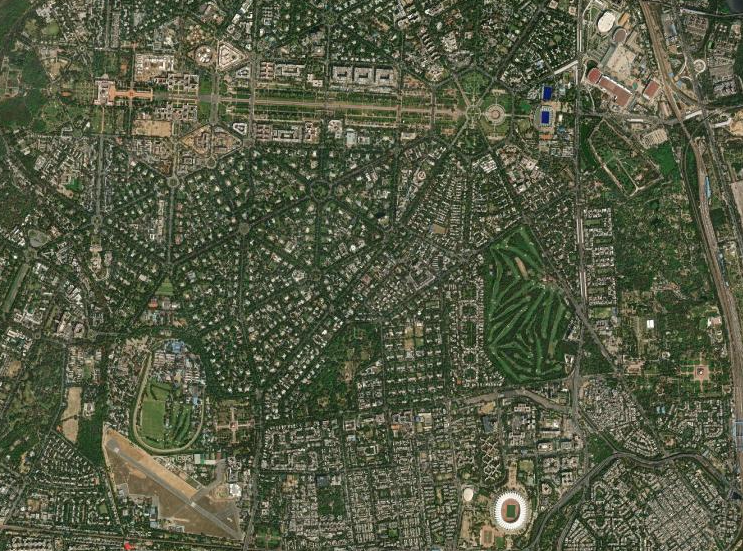
#> input picture opencv/img segment/image.png, 743 x 551 px
$ jupyter execute main.ipynb
#> lines starting #> are read from the running program, lines starting #| are printed output that depends on the picture
[cell 1]
import cv2
import numpy as np
import matplotlib.pyplot as plt

**Loading and Preprocessing:**
  - **Loading the Image:** We read the image using `cv2.imread()` and convert it to RGB.
  - **Resizing:** Resizing helps in reducing computational load. Adjust `scale_percent` as needed.

[cell 2]
image = cv2.imread('image.png')
#> image is the input picture: shape (551, 743, 3); mean B, G, R 67.9, 90.6, 85.4
# Convert from BGR (OpenCV default) to RGB
image = cv2.cvtColor(image, cv2.COLOR_BGR2RGB)

[cell 3]
# Optionally resize the image to make processing faster
scale_percent = 100  # Adjust scale percentage as needed
width = int(image.shape[1] * scale_percent / 100)
#> width = 743
height = int(image.shape[0] * scale_percent / 100)
#> height = 551
resized_image = cv2.resize(image, (width, height), interpolation=cv2.INTER_AREA)

**Preparing Data for K-means:**
  - The image is reshaped into a 2D array where each row is a pixel and each column is a color channel.
  - Convert pixel values to `float32` as required by OpenCV's K-means function.

[cell 4]
# Reshape the image to a 2D array of pixels and 3 color values (RGB)
pixel_values = resized_image.reshape((-1, 3))
# Convert to float type
pixel_values = np.float32(pixel_values)

**Applying K-means Clustering:**
  - **Criteria:** Defines when the algorithm should stop.
  - **K (Number of Clusters):** adjust `K` to segment the image into different numbers of clusters.
  - **Labels and Centers:** The output of K-means where `labels` indicate the cluster for each pixel, and `centers` are the color values of the centroids.

[cell 5]
# Define criteria, number of clusters (K), and apply KMeans
criteria = (cv2.TERM_CRITERIA_EPS + cv2.TERM_CRITERIA_MAX_ITER, 100, 0.2)
K = 5  # You can change K to get different segmentation results
_, labels, centers = cv2.kmeans(pixel_values, K, None, criteria, 10, cv2.KMEANS_RANDOM_CENTERS)
#> centers = [[68.88, 76.56, 53.43], [179.1, 175.7, 154.3], [134.7, 132.9, 111], [43.48, 53.67, 30.89], [99.15, 102, 79.21]]

**Reconstructing the Segmented Image:**
  - **Segmented Image:** Each pixel is replaced with the centroid color of its cluster.

[cell 6]
# Convert centers to 8 bit values
centers = np.uint8(centers)
#> centers = [[68, 76, 53], [179, 175, 154], [134, 132, 110], [43, 53, 30], [99, 102, 79]]
# Flatten the labels array
labels_flatten = labels.flatten()
# Convert all pixels to the color of the centroids
segmented_image = centers[labels_flatten]
segmented_image = segmented_image.reshape(resized_image.shape)

**Extracting a Specific Cluster:**
  - To focus on a particular feature (e.g., buildings or vegetation), select a cluster number and create a masked image where only the pixels belonging to that cluster are shown.

[cell 7]
# Optionally, create an image showing the clusters
masked_image = np.copy(resized_image)
# Convert the background pixels to black
masked_image = masked_image.reshape((-1, 3))
cluster = 2  # The cluster you want to extract (change as needed)
masked_image[labels_flatten != cluster] = [0, 0, 0]
masked_image = masked_image.reshape(resized_image.shape)
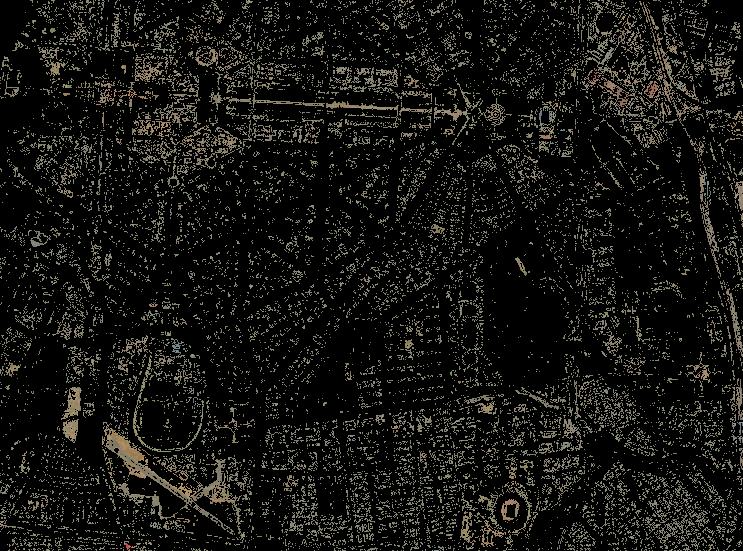
#> masked_image: shape (551, 743, 3); mean R, G, B 20.1, 19.8, 16.6

**Displaying the Results:**
  - We use `matplotlib` to display the original image, the segmented image, and the extracted cluster.

[cell 8]
# Display the images
plt.figure(figsize=(12, 8))
plt.subplot(1, 3, 1)
plt.imshow(resized_image)
plt.title('Original Image')
plt.axis('off')

plt.subplot(1, 3, 2)
plt.imshow(segmented_image)
plt.title('Segmented Image')
plt.axis('off')

plt.subplot(1, 3, 3)
plt.imshow(masked_image)
plt.title(f'Cluster {cluster} Extracted')
plt.axis('off')

plt.tight_layout()
plt.show()
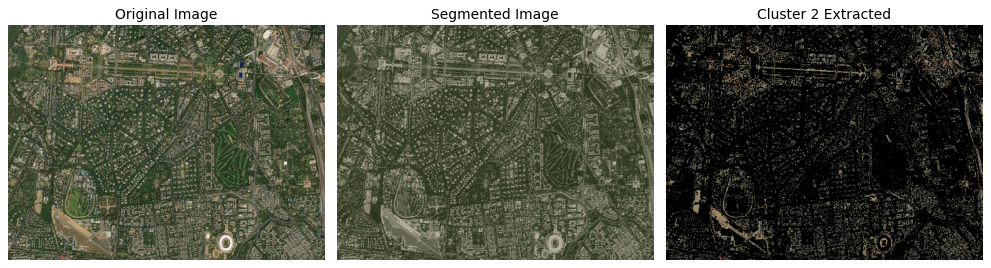
#> figure drawn by matplotlib, 3 panels

[cell 9]
# Calculate the number of pixels in each cluster
_, counts = np.unique(labels, return_counts=True)
#> counts = [121160, 25052, 61088, 110556, 91537]

plt.figure(figsize=(8, 6))
plt.bar(range(K), counts, color=[centers[i]/255 for i in range(K)])
plt.xlabel('Cluster')
plt.ylabel('Number of Pixels')
plt.title('Number of Pixels in Each Cluster')
plt.show()
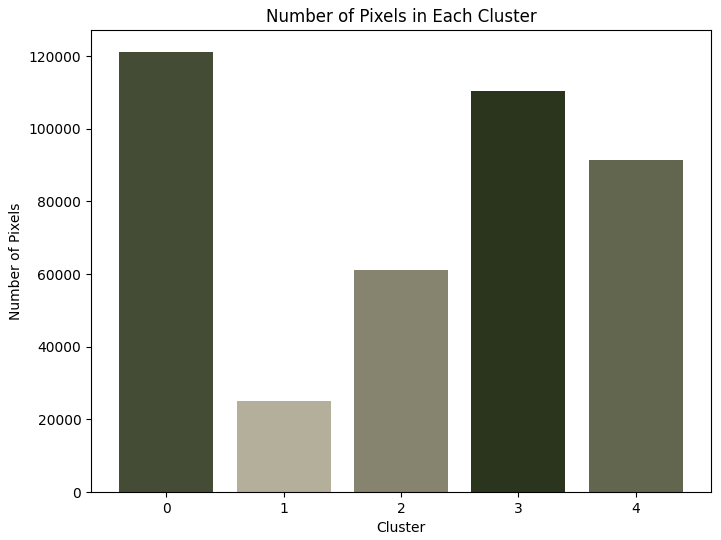
#> figure drawn by matplotlib, 1 panel; tallest bar 121160 high, from x = -0.4 to 0.4
